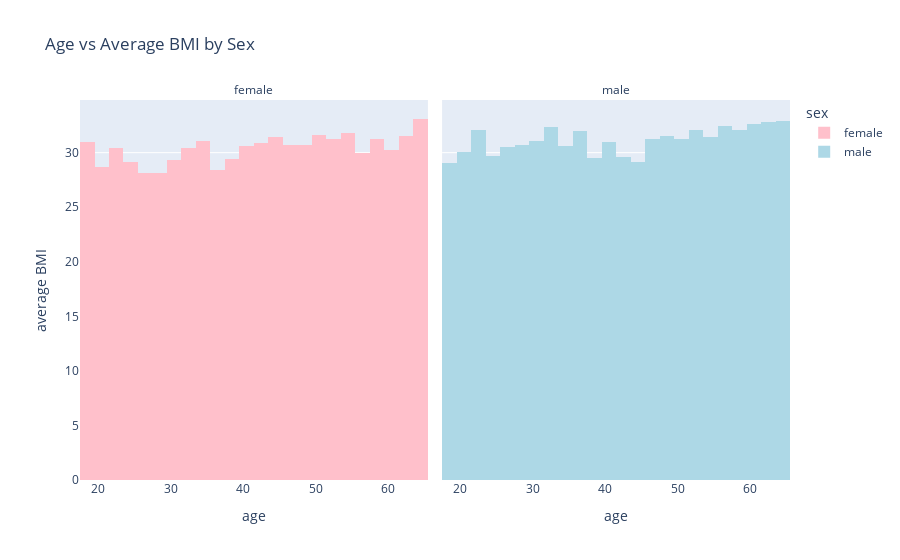

Here is the notebook cell this chart was saved with:
### Markdown cell above
## Age vs BMI

### Code cell
fig = px.histogram(df,
                 x='age',
                 y='bmi',
                 histfunc='avg',
                 facet_col='sex',
                 color='sex',
                 color_discrete_map={'female': 'pink','male': 'lightblue'},
                 title="Age vs Average BMI by Sex")
fig.for_each_annotation(lambda a: a.update(text=a.text.split("=")[-1]))
fig.update_layout(xaxis_title="age",
                 yaxis_title="average BMI")
fig.show()

### Figure 1 — Plotly figure (JSON) as saved in the notebook; plotly's stock layout.template omitted (floating-point values rounded to 4 significant figures; data arrays with more than 128 entries replaced by an {"elided": "..."} marker saying what was removed)
{"data": [{"bingroup": "x", "histfunc": "avg", "hovertemplate": "sex=female<br>age=%{x}<br>avg of bmi=%{y}<extra></extra>", "legendgroup": "female", "marker": {"color": "pink", "pattern": {"shape": ""}}, "name": "female", "orientation": "v", "showlegend": true, "type": "histogram", "x": {"elided": "662 int values"}, "xaxis": "x", "y": {"elided": "662 float values"}, "yaxis": "y"}, {"bingroup": "x", "histfunc": "avg", "hovertemplate": "sex=male<br>age=%{x}<br>avg of bmi=%{y}<extra></extra>", "legendgroup": "male", "marker": {"color": "lightblue", "pattern": {"shape": ""}}, "name": "male", "orientation": "v", "showlegend": true, "type": "histogram", "x": {"elided": "676 int values"}, "xaxis": "x2", "y": {"elided": "676 float values"}, "yaxis": "y2"}], "layout": {"annotations": [{"font": {}, "showarrow": false, "text": "female", "x": 0.245, "xanchor": "center", "xref": "paper", "y": 1, "yanchor": "bottom", "yref": "paper"}, {"font": {}, "showarrow": false, "text": "male", "x": 0.755, "xanchor": "center", "xref": "paper", "y": 1, "yanchor": "bottom", "yref": "paper"}], "barmode": "relative", "legend": {"title": {"text": "sex"}, "tracegroupgap": 0}, "title": {"text": "Age vs Average BMI by Sex"}, "xaxis": {"anchor": "y", "domain": [0, 0.49], "title": {"text": "age"}}, "xaxis2": {"anchor": "y2", "domain": [0.51, 1], "matches": "x", "title": {"text": "age"}}, "yaxis": {"anchor": "x", "domain": [0, 1], "title": {"text": "average BMI"}}, "yaxis2": {"anchor": "x2", "domain": [0, 1], "matches": "y", "showticklabels": false}}}
